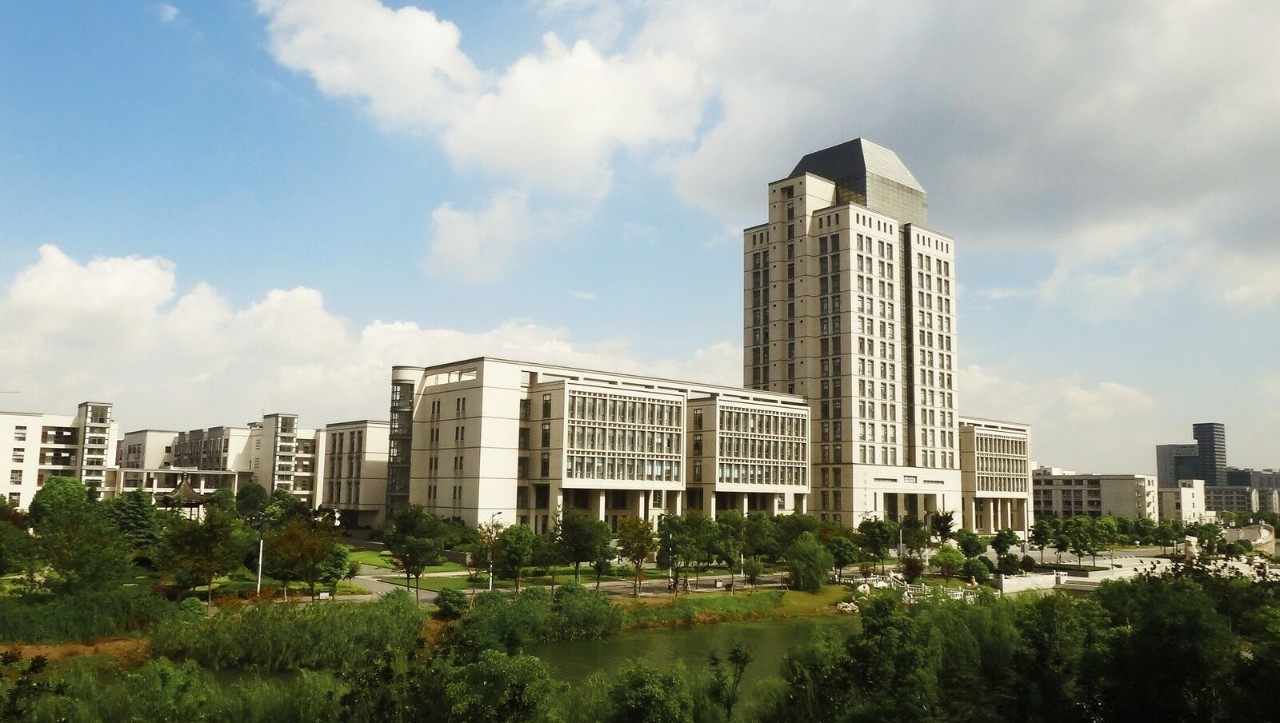
#> input picture pictures/JNU.bmp, 1280 x 723 px; its folder holds only this picture in this run
$ python -i FindContours.py   (imports and definitions only)   (older library calls are emulated)
#> lines starting #> are read from the running program, lines starting #| are printed output that depends on the picture
#> further down, picture is the input picture: shape (723, 1280, 3); mean B, G, R 140.8, 151.9, 144.8
import cv2
import numpy as np

drawing = False
mode = False


class GraphCutXupt:  # 寻找轮廓
    def __init__(self, t_img):
        self.img = t_img  # 原图
        self.img_raw = self.img.copy()  # 原图
        self.img_width = self.img.shape[0]  # 原图宽
#> self.img_width = 723
        self.img_height = self.img.shape[1]  # 原图高
#> self.img_height = 1280
        self.img_show = self.img.copy()  # 显示图
        self.img_gc = self.img.copy()  # 图像分割图
        self.img_gc = cv2.GaussianBlur(self.img_gc, (3, 3), 0)  # 高斯滤波
        self.lb_up = False  # 判断是否点击上方
        self.rb_up = False  # 判断是否点击右上方
        self.lb_down = False  # 判断是否点击下方
        self.rb_down = False   # 判断是否点击右下方
        self.mask = np.full(self.img.shape[:2], 2, dtype=np.uint8)  # 初始化掩膜
        self.firt_choose = True  # 判断是否第一次点击

# 鼠标的回调函数
# [41 lines left out: function mouse_event2, not called in this run]

# 寻找轮廓
def find_object(img):
    g_img = GraphCutXupt(img)  # 创建图像分割类
    cv2.namedWindow('image')  # 创建窗口
    # 定义鼠标的回调函数
    cv2.setMouseCallback('image', mouse_event2, g_img)  # 设置鼠标回调函数
    while (True):  # 循环
        cv2.imshow('image', g_img.img_show)  # 显示图像
        if g_img.lb_up or g_img.rb_up:  # 判断是否点击上方或下方
            g_img.lb_up = False  # 判断是否点击上方
            g_img.rb_up = False  # 判断是否点击下方
            bgdModel = np.zeros((1, 65), np.float64)  # 初始化背景模型
            fgdModel = np.zeros((1, 65), np.float64)  # 初始化前景模型
            rect = (1, 1, g_img.img.shape[1], g_img.img.shape[0])  # 初始化矩形
            mask = g_img.mask  # 获取掩膜
            g_img.img_gc = g_img.img.copy()  # 复制图像
            cv2.grabCut(g_img.img_gc, mask, rect, bgdModel, fgdModel, 5, cv2.GC_INIT_WITH_MASK)  # 分割图像
            mask2 = np.where((mask == 2) | (mask == 0), 0, 1).astype('uint8')  # 0和2做背景
            g_img.img_gc = g_img.img_gc * mask2[:, :, np.newaxis]  # 使用蒙板来获取前景区域
            cv2.imshow('now', g_img.img_gc)  # 显示图像
        if cv2.waitKey(1) == 32:  # 判断是否按下空格键
#> (key Esc is pressed here)
            cv2.destroyAllWindows()  # 销毁窗口
            break
    return g_img.img_gc  # 返回分割后的图像

# 图像预处理
def find_contours(img):
    # HSV 色彩空间图像分割
    image = find_object(img)  # 寻找轮廓
    hsv = cv2.cvtColor(image, cv2.COLOR_BGR2HSV)  # 将图片转换到 HSV 色彩空间
#> hsv: shape (723, 1280, 3); mean H, S, V 53.1, 70, 158.5
    lowerColor, upperColor = np.array([0, 0, 0]), np.array([1, 1, 1])  # 蓝色阈值
    segment = cv2.inRange(hsv, lowerColor, upperColor)  # 背景色彩图像分割
#> segment: shape (723, 1280); every value is 0
    kernel = cv2.getStructuringElement(cv2.MORPH_ELLIPSE, (5, 5))  # (5, 5) 结构元
    binary = cv2.dilate(cv2.bitwise_not(segment), kernel=kernel, iterations=3)  # 图像膨胀
#> binary: shape (723, 1280); every value is 255

    # 寻找二值化图中的轮廓
    # binary, contours, hierarchy = cv2.findContours(binary, cv2.RETR_TREE, cv2.CHAIN_APPROX_SIMPLE)  # OpenCV3
    contours, hierarchy = cv2.findContours(binary, cv2.RETR_TREE, cv2.CHAIN_APPROX_SIMPLE)  # OpenCV4
#> contours = [[[0, 0], [0, 722], [1279, 722], [1279, 0]]]
    #  绘制全部轮廓，contourIdx=-1 绘制全部轮廓
    for i in range(len(contours)):  # 绘制第 i 个轮廓
        if hierarchy[0][i][3] == -1:  # 最外层轮廓
            rect = cv2.minAreaRect(contours[i])  # 最小外接矩形
            x, y = int(rect[0][0]), int(rect[0][1])  # 最小外接矩形的中心(x,y)
            text = "{}:({},{})".format(i, x, y)  # 显示文字
            img = cv2.drawContours(img, contours, i, (255, 255, 255), -1)  # 绘制第 i 个轮廓, 内部填充
            img = cv2.putText(img, text, (x, y), cv2.FONT_HERSHEY_SIMPLEX, 0.6, (0, 0, 255))  # 显示文字
#> this loop made 1 pass
#> (rect, x, y, text) on pass 1: (((639.5, 361), (722, 1279), -90), 639, 361, '0:(639,361)')
#> pass 1, in find_contours, `img = cv2.putText(img, text, (x, y), cv2.FONT_HERSHEY_SIMPLEX, 0.6, (0..`:
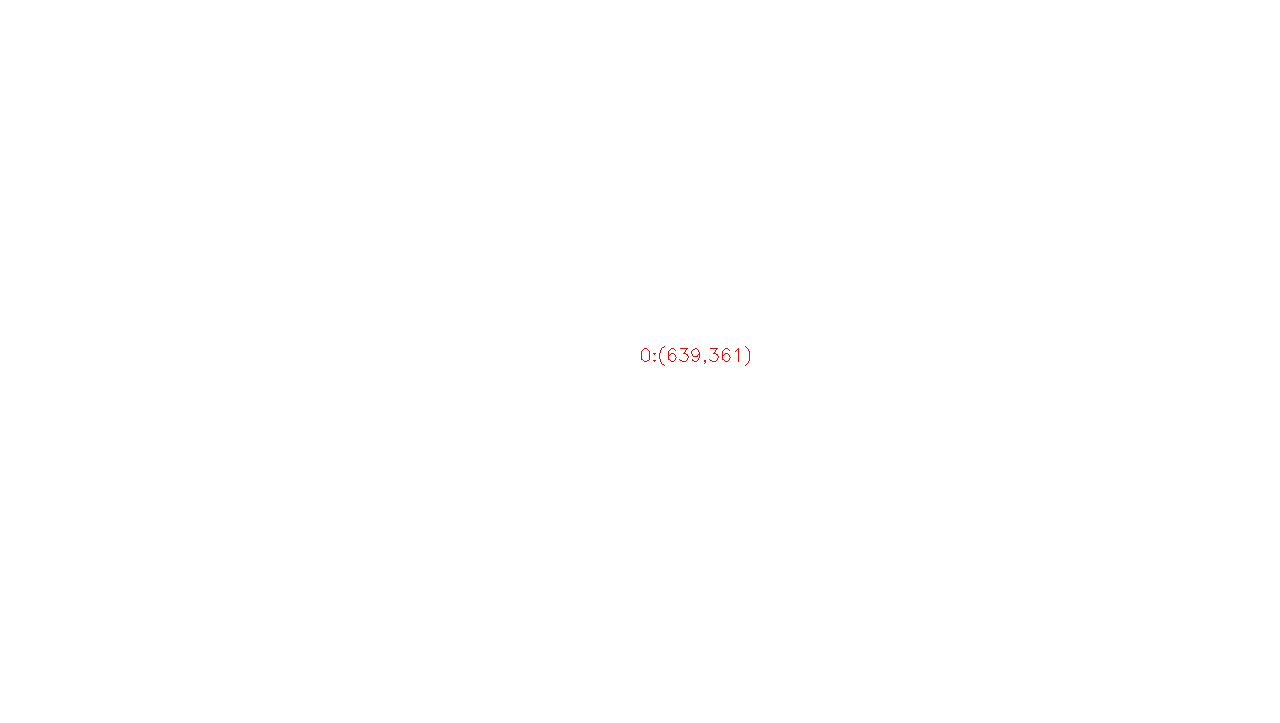
#> img: shape (723, 1280, 3); mean B, G, R 254.9, 254.9, 255
    return img, contours  # 返回图像和轮廓

>>> import cv2
>>> picture = cv2.imread('../pictures/JNU.bmp')
>>> result = find_contours(picture)
